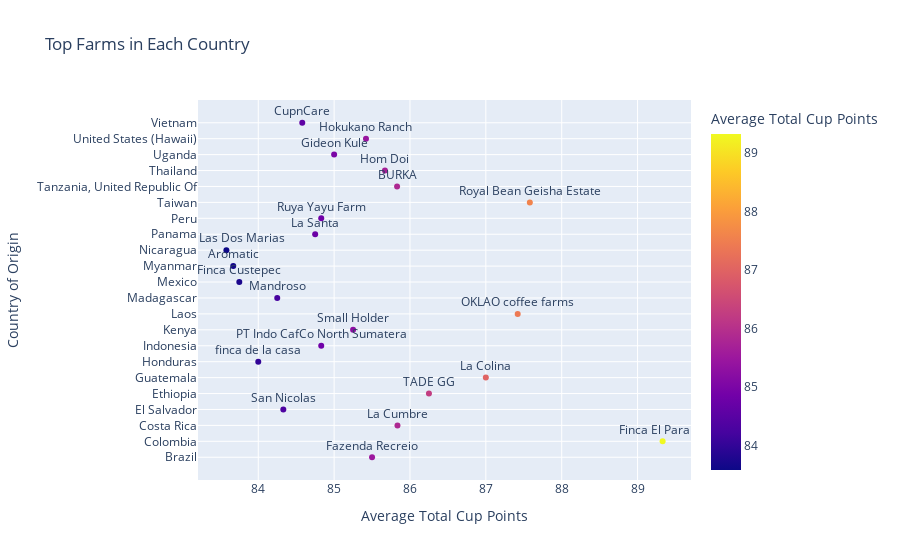

The cell this chart's notebook holds for it:
### Code cell
average_points = coffee_data.groupby(['Country of Origin', 'Farm Name'])['Total Cup Points'].mean().reset_index()
sorted_farms = average_points.sort_values(['Country of Origin', 'Total Cup Points'], ascending=[True, False])
top_farms = sorted_farms.groupby('Country of Origin').first().reset_index()
fig = px.scatter(top_farms, x='Total Cup Points', y='Country of Origin', text='Farm Name',
                 title='Top Farms in Each Country', color='Total Cup Points',
                 labels={'Total Cup Points': 'Average Total Cup Points'})
fig.update_traces(textposition='top center')
fig.update_layout(xaxis_title='Average Total Cup Points')
fig.show()

### Figure 1 — Plotly figure (JSON) as saved in the notebook; plotly's stock layout.template omitted (floating-point values rounded to 4 significant figures)
{"data": [{"hovertemplate": "Average Total Cup Points=%{marker.color}<br>Country of Origin=%{y}<br>Farm Name=%{text}<extra></extra>", "legendgroup": "", "marker": {"color": [85.5, 89.33, 85.84, 84.33, 86.25, 87, 84, 84.83, 85.25, 87.42, 84.25, 83.75, 83.67, 83.58, 84.75, 84.83, 87.58, 85.83, 85.67, 85, 85.42, 84.58], "coloraxis": "coloraxis", "symbol": "circle"}, "mode": "markers+text", "name": "", "orientation": "h", "showlegend": false, "text": ["Fazenda Recreio", "Finca El Paraiso", "La Cumbre", "San Nicolas", "TADE GG", "La Colina", "finca de la casa", "PT Indo CafCo North Sumatera", "Small Holder", "OKLAO coffee farms", "Mandroso", "Finca Custepec", "Aromatic", "Finca Las Dos Marias", "La Santa", "Ruya Yayu Farm", "Royal Bean Geisha Estate", "BURKA", "Hom Doi", "Gideon Kule", "Hokukano Ranch", "CupnCare"], "textposition": "top center", "type": "scatter", "x": [85.5, 89.33, 85.84, 84.33, 86.25, 87, 84, 84.83, 85.25, 87.42, 84.25, 83.75, 83.67, 83.58, 84.75, 84.83, 87.58, 85.83, 85.67, 85, 85.42, 84.58], "xaxis": "x", "y": ["Brazil", "Colombia", "Costa Rica", "El Salvador", "Ethiopia", "Guatemala", "Honduras", "Indonesia", "Kenya", "Laos", "Madagascar", "Mexico", "Myanmar", "Nicaragua", "Panama", "Peru", "Taiwan", "Tanzania, United Republic Of", "Thailand", "Uganda", "United States (Hawaii)", "Vietnam"], "yaxis": "y"}], "layout": {"coloraxis": {"colorbar": {"title": {"text": "Average Total Cup Points"}}, "colorscale": [[0, "#0d0887"], [0.1111, "#46039f"], [0.2222, "#7201a8"], [0.3333, "#9c179e"], [0.4444, "#bd3786"], [0.5556, "#d8576b"], [0.6667, "#ed7953"], [0.7778, "#fb9f3a"], [0.8889, "#fdca26"], [1, "#f0f921"]]}, "legend": {"tracegroupgap": 0}, "title": {"text": "Top Farms in Each Country"}, "xaxis": {"anchor": "y", "domain": [0, 1], "title": {"text": "Average Total Cup Points"}}, "yaxis": {"anchor": "x", "domain": [0, 1], "title": {"text": "Country of Origin"}}}}
